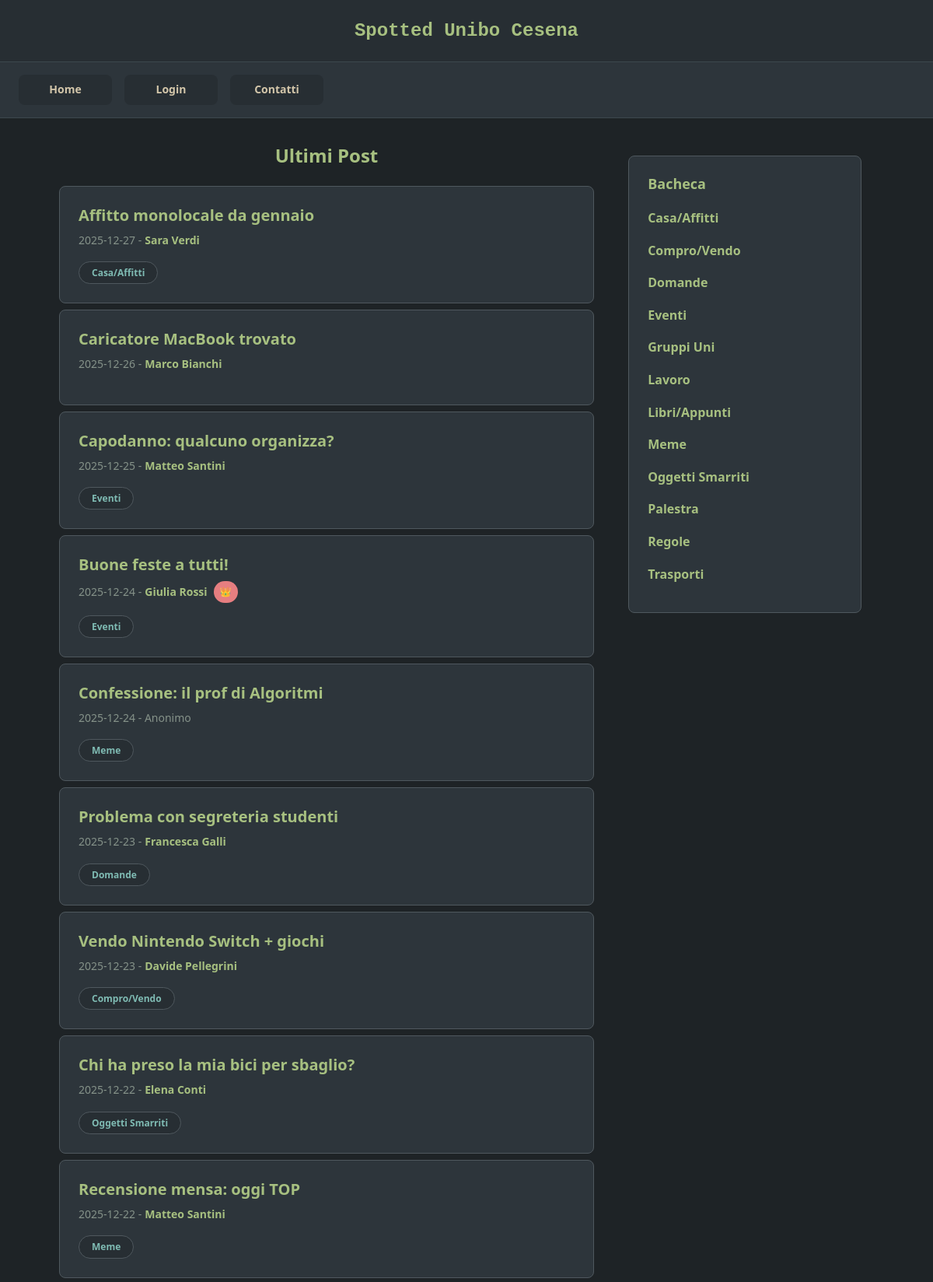
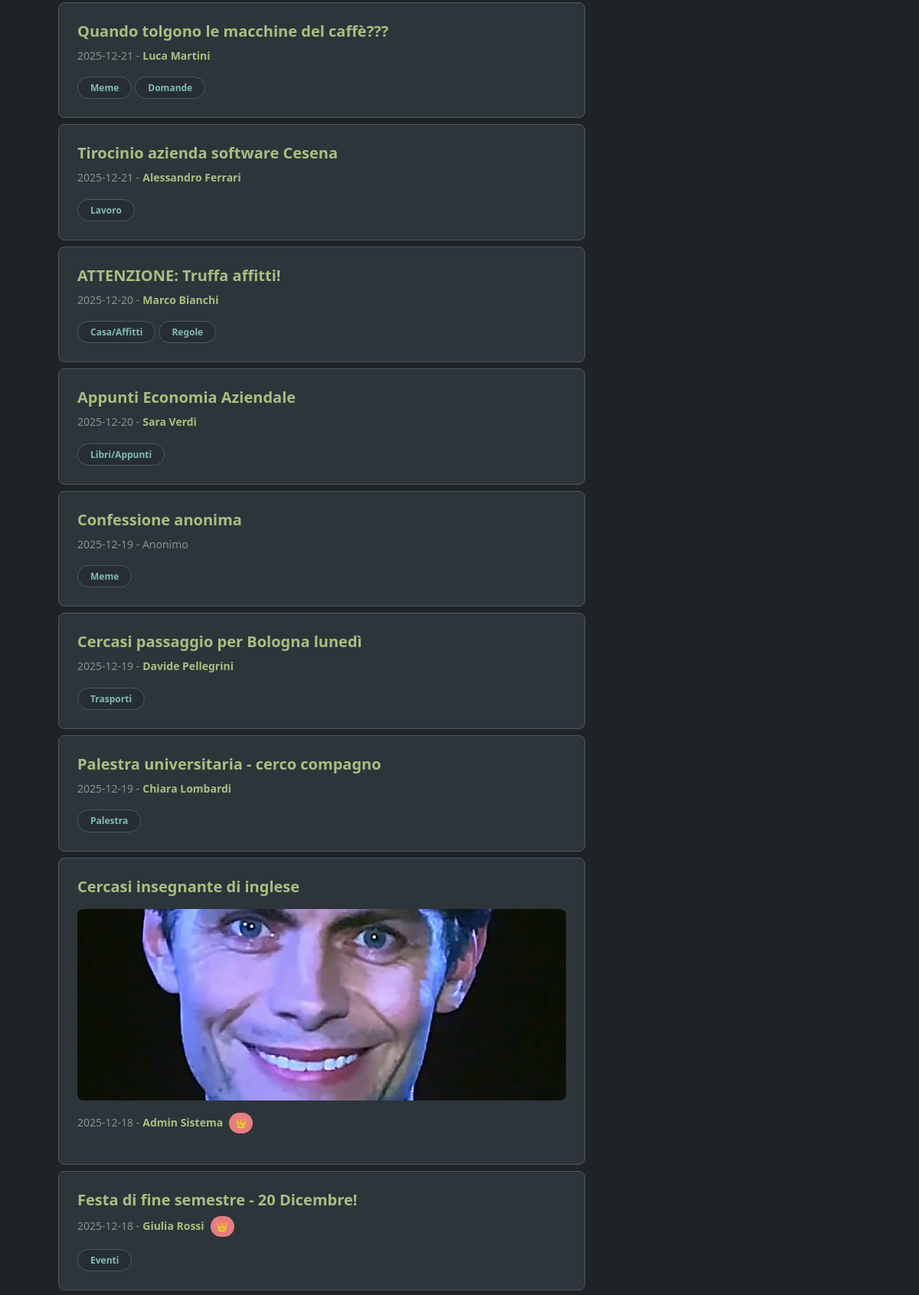
The app's page /archivio.php (upper part) with its own data (2 pictures, top to bottom).
### tables this page shows
CREATE TABLE IF NOT EXISTS `post` (
  `idpost` INT NOT NULL AUTO_INCREMENT,
  `titolopost` VARCHAR(100) NOT NULL,
  `testopost` MEDIUMTEXT NOT NULL,
  `datapost` DATE NOT NULL,
  `anteprimapost` TINYTEXT NOT NULL,
  `imgpost` VARCHAR(100) NOT NULL,
  `likes` INT NOT NULL DEFAULT 0,
  `anonimo` TINYINT NOT NULL DEFAULT 0,
  `utente` INT NOT NULL,
  PRIMARY KEY (`idpost`),
  INDEX `fk_post_utente_idx` (`utente` ASC),
  CONSTRAINT `fk_post_utente`
    FOREIGN KEY (`utente`)
    REFERENCES `utente` (`idutente`)
    ON DELETE NO ACTION
    ON UPDATE NO ACTION
);

CREATE TABLE IF NOT EXISTS `tag` (
  `idtag` INT NOT NULL AUTO_INCREMENT,
  `nometag` VARCHAR(50) NOT NULL,
  PRIMARY KEY (`idtag`),
  UNIQUE INDEX `nometag_UNIQUE` (`nometag` ASC)
);

### archivio.php (called while the page is built)
<?php
require_once 'bootstrap.php';
$templateParams["titolo"] = "Spotted Unibo Cesena - Archivio";
$templateParams["nome"] = "lista-posts.php";
$templateParams["posts"] = $dbh->getPosts(-1);
require 'template/base.php';
?>

### utils/functions.php (called while the page is built, shortened)
<?php
function isUserLoggedIn(){
    return !empty($_SESSION['idutente']);
}
function isUserAdmin(){
    return !empty($_SESSION['amministratore']) && $_SESSION['amministratore'] == 1;
}
?>

### db/database.php (called while the page is built, shortened)
<?php
class DatabaseHelper{
    private $db;
    public function __construct($servername, $username, $password, $dbname, $port){
        $this->db = new mysqli($servername, $username, $password, $dbname, $port);
    }
    public function getPosts($n=-1){
        $query = "SELECT p.idpost, p.titolopost, p.imgpost, p.anteprimapost, p.datapost, p.likes, p.anonimo, p.utente as idutente,
                  CASE WHEN p.anonimo = 1 THEN 'Anonimo' ELSE u.nome END as nome,
                  u.amministratore
                  FROM post p
                  JOIN utente u ON p.utente = u.idutente
                  ORDER BY p.datapost DESC";
        $stmt = $this->db->prepare($query);
        $stmt->execute();
        $result = $stmt->get_result();
        return $result->fetch_all(MYSQLI_ASSOC);
    }
    public function getTags(){
        $query = "SELECT idtag, nometag FROM tag ORDER BY nometag ASC";
        $stmt = $this->db->prepare($query);
        $stmt->execute();
        $result = $stmt->get_result();
        return $result->fetch_all(MYSQLI_ASSOC);
    }
    public function getTagsByPostId($idpost){
        $query = "SELECT tag.idtag, tag.nometag
                  FROM tag, post_tag
                  WHERE post_tag.post=? AND post_tag.tag=tag.idtag";
        $stmt = $this->db->prepare($query);
        $stmt->bind_param('i', $idpost);
        $stmt->execute();
        $result = $stmt->get_result();
        return $result->fetch_all(MYSQLI_ASSOC);
    }
}
?>

### bootstrap.php (called while the page is built, shortened)
<?php
require_once("utils/functions.php");
require_once("db/database.php");
$dbh = new DatabaseHelper("localhost", "root", "", "spotted_db", 3306);
?>

### template/lista-posts.php (the view, shortened to what this page needs)
<h2>Ultimi Post</h2>
<?php foreach($templateParams["posts"] as $post): ?>
<article class="post-preview">
    <h3>
        <a href="post.php?id=<?php echo $post["idpost"]; ?>" class="post-title-link">
            <?php echo $post["titolopost"]; ?>
        </a>
    </h3>
    <?php if(!empty($post["imgpost"])): ?>
    <a href="post.php?id=<?php echo $post["idpost"]; ?>">
        <img src="<?php echo UPLOAD_DIR.$post["imgpost"]; ?>" alt="<?php echo $post["titolopost"]; ?>" />
    </a>
    <?php endif; ?>
    <p class="post-meta">
        <?php echo $post["datapost"]; ?> -
        <?php
        $displayName = $post["nome"];
        $linkToProfile = true;
        if(isset($post["anonimo"]) && $post["anonimo"]) {
            if(isUserAdmin()) {
                $displayName = $post["nome"];
                $linkToProfile = true;
            } else {
                $displayName = "Anonimo";
                $linkToProfile = false;
            }
        }
        $adminBadge = (isset($post["amministratore"]) && $post["amministratore"]) ? ' <span class="admin-badge" title="Amministratore">👑</span>' : '';
        if($linkToProfile && isset($post["idutente"])):
        ?>
        <a href="profilo.php?id=<?php echo $post["idutente"]; ?>" class="author-link"><?php echo $displayName; ?></a><?php echo $adminBadge; ?>
        <?php else: ?>
        <?php echo $displayName; ?><?php echo $adminBadge; ?>
        <?php endif; ?>
    </p>
    <p class="post-tags">
    <?php
    $tags = $dbh->getTagsByPostId($post["idpost"]);
    if(count($tags) > 0):
        foreach($tags as $i => $tag):
    ?>
        <a href="tag.php?id=<?php echo $tag["idtag"]; ?>" class="tag-link"><?php echo $tag["nometag"]; ?></a>
    <?php
        endforeach;
    endif;
    ?>
    </p>
</article>
<?php endforeach; ?>

### template/base.php (shortened to what this page needs)
<!DOCTYPE html>
<html lang="it">
<head>
    <link rel="stylesheet" href="./css/base.css" />
    <link rel="stylesheet" href="./css/layout.css" />
    <link rel="stylesheet" href="./css/components.css" />
    <link rel="stylesheet" href="./css/pages.css" />
</head>
<body>
    <header>
        <h1>Spotted Unibo Cesena</h1>
    </header>
    <nav>
        <ul>
            <li><a href="index.php">Home</a></li>
            <?php if(isUserLoggedIn()): ?>
            <li><a href="messaggi.php">Messaggi<span id="unread-messages-badge" class="nav-badge" style="display: none;"></span></a></li>
            <li><a href="profilo.php">Profilo</a></li>
            <?php else: ?>
            <li><a href="login.php">Login</a></li>
            <?php endif; ?>
            <li><a href="contatti.php">Contatti</a></li>
        </ul>
    </nav>
    <main>
    <?php
    if(isset($templateParams["nome"])){
        require("template/".$templateParams["nome"]);
    }
    ?>
    </main>
    <aside>
        <section>
            <h2>Bacheca</h2>
            <ul>
                <?php
                $tags = $dbh->getTags();
                foreach($tags as $tag):
                ?>
                <li><a href="tag.php?id=<?php echo $tag["idtag"]; ?>"><?php echo $tag["nometag"]; ?></a></li>
                <?php endforeach; ?>
            </ul>
        </section>
    </aside>
</body>
</html>

### css/base.css (style rules this page uses)
:root { --bg-primary: #1e2326; --bg-secondary: #2d353b; --bg-tertiary: #272e33; --bg-hover: #3d484d; --accent-green: #a7c080; --accent-green-hover: #8da563; --accent-blue: #7fbbb3; --accent-blue-hover: #5fa39b; --accent-yellow: #dbbc7f; --accent-red: #e67e80; --accent-red-hover: #c94f54; --text-primary: #d3c6aa; --text-muted: #859289; --text-heading: #a7c080; --border-color: #4f585e; --border-subtle: #3d484d; --space-xs: 0.25rem; --space-sm: 0.5rem; --space-md: 1rem; --space-lg: 1.5rem; --space-xl: 2rem; --space-2xl: 3rem; --font-base: 'Segoe UI', -apple-system, BlinkMacSystemFont, 'Helvetica Neue', Arial, sans-serif; --font-mono: 'Courier New', 'Courier', monospace; --text-xs: 0.75rem; --text-sm: 0.875rem; --text-base: 1rem; --text-lg: 1.125rem; --text-xl: 1.25rem; --text-2xl: 1.5rem; --text-3xl: 1.875rem; --radius-sm: 4px; --radius-md: 8px; --radius-lg: 12px; --radius-full: 9999px; --transition-fast: 150ms ease; --transition-base: 200ms ease; --transition-slow: 300ms ease; --shadow-sm: 0 1px 3px rgba(0, 0, 0, 0.3); --shadow-md: 0 4px 6px rgba(0, 0, 0, 0.4); --shadow-lg: 0 10px 15px rgba(0, 0, 0, 0.5); }
* { box-sizing: border-box; }
body, h1, h2, h3, h4, p, ul, ol { margin: 0; padding: 0; }
body { background-color: var(--bg-primary); color: var(--text-primary); font-family: var(--font-base); font-size: var(--text-base); line-height: 1.6; }
img { max-width: 100%; height: auto; display: block; }
a { color: var(--accent-green); text-decoration: none; transition: color var(--transition-base); }
ul, ol { list-style: none; }
h1, h2, h3, h4, h5, h6 { font-weight: 700; line-height: 1.3; color: var(--text-primary); }

### css/layout.css (style rules this page uses)
body > header, body > footer { background-color: var(--bg-tertiary); color: var(--text-primary); text-align: center; padding: var(--space-lg) var(--space-md); border-bottom: 1px solid var(--border-subtle); }
body > header h1 { font-family: var(--font-mono); font-size: var(--text-2xl); font-weight: 700; color: var(--accent-green); }
nav { background-color: var(--bg-secondary); padding: var(--space-md) var(--space-lg); border-bottom: 1px solid var(--border-subtle); position: sticky; top: 0; z-index: 100; }
nav ul { display: flex; gap: var(--space-md); flex-wrap: wrap; justify-content: center; max-width: 1200px; margin: 0 auto; }
nav ul li { flex: 1 1 auto; min-width: 120px; text-align: center; }
nav ul li a { display: block; padding: var(--space-sm) var(--space-md); background-color: var(--bg-tertiary); color: var(--text-primary); border-radius: var(--radius-md); font-weight: 600; font-size: var(--text-sm); transition: all var(--transition-base); }
body > main { max-width: 800px; margin: var(--space-xl) auto; padding: 0 var(--space-sm); }
main > h2 { font-size: var(--text-2xl); color: var(--text-heading); margin-bottom: var(--space-lg); text-align: center; font-weight: 700; }
aside { background-color: var(--bg-secondary); border: 1px solid var(--border-color); border-radius: var(--radius-md); margin: 0 var(--space-md) var(--space-xl); padding: var(--space-lg); }
aside > section { padding: 0; }
aside > section > h2 { font-size: var(--text-lg); color: var(--text-heading); margin-bottom: var(--space-md); font-weight: 700; }
aside > section > ul > li { margin-bottom: var(--space-sm); }
aside > section > ul > li > a { color: var(--accent-green); font-weight: 600; display: block; padding: var(--space-xs) 0; transition: all var(--transition-base); }
@media screen and (min-width: 768px) { body > main { padding: 0 var(--space-md); width: 60%; margin-left: 5%; margin-right: 2%; } }
@media screen and (min-width: 768px) { main, aside { display: inline-block; vertical-align: top; } }
@media screen and (min-width: 768px) { aside { width: 25%; margin: var(--space-2xl) 5% var(--space-xl) 0; position: sticky; top: 80px; } }
@media screen and (min-width: 768px) { nav ul { justify-content: flex-start; } }
@media screen and (min-width: 768px) { nav ul li { flex: 0 1 auto; } }

### css/pages.css (style rules this page uses)
.post-preview { margin: 0 0 var(--space-sm) 0; font-size: var(--text-sm); color: var(--text-primary); }

### records on screen
post: titolopost "Affitto monolocale da gennaio", datapost "2025-12-27", displayName "Sara Verdi"
tag: nometag "Casa/Affitti"
post: titolopost "Caricatore MacBook trovato", datapost "2025-12-26", displayName "Marco Bianchi"
post: titolopost "Capodanno: qualcuno organizza?", datapost "2025-12-25", displayName "Matteo Santini"
tag: nometag "Eventi"
post: titolopost "Buone feste a tutti!", datapost "2025-12-24", displayName "Giulia Rossi"
post: titolopost "Confessione: il prof di Algoritmi", datapost "2025-12-24", displayName "Anonimo"
tag: nometag "Meme"
post: titolopost "Problema con segreteria studenti", datapost "2025-12-23", displayName "Francesca Galli"
tag: nometag "Domande"
post: titolopost "Vendo Nintendo Switch + giochi", datapost "2025-12-23", displayName "Davide Pellegrini"
tag: nometag "Compro/Vendo"
post: titolopost "Chi ha preso la mia bici per sbaglio?", datapost "2025-12-22", displayName "Elena Conti"
tag: nometag "Oggetti Smarriti"
post: titolopost "Recensione mensa: oggi TOP", datapost "2025-12-22", displayName "Matteo Santini"
post: titolopost "Quando tolgono le macchine del caffè???", datapost "2025-12-21", displayName "Luca Martini"
post: titolopost "Tirocinio azienda software Cesena", datapost "2025-12-21", displayName "Alessandro Ferrari"
tag: nometag "Lavoro"
post: titolopost "ATTENZIONE: Truffa affitti!", datapost "2025-12-20", displayName "Marco Bianchi"
tag: nometag "Regole"
post: titolopost "Appunti Economia Aziendale", datapost "2025-12-20", displayName "Sara Verdi"
tag: nometag "Libri/Appunti"
post: titolopost "Confessione anonima", datapost "2025-12-19", displayName "Anonimo"
post: titolopost "Cercasi passaggio per Bologna lunedì", datapost "2025-12-19", displayName "Davide Pellegrini"
tag: nometag "Trasporti"
post: titolopost "Palestra universitaria - cerco compagno", datapost "2025-12-19", displayName "Chiara Lombardi"
tag: nometag "Palestra"
post: titolopost "Cercasi insegnante di inglese", imgpost (placeholder picture), datapost "2025-12-18", displayName "Admin Sistema"
post: titolopost "Festa di fine semestre - 20 Dicembre!", datapost "2025-12-18", displayName "Giulia Rossi"
tag: nometag "Gruppi Uni"
